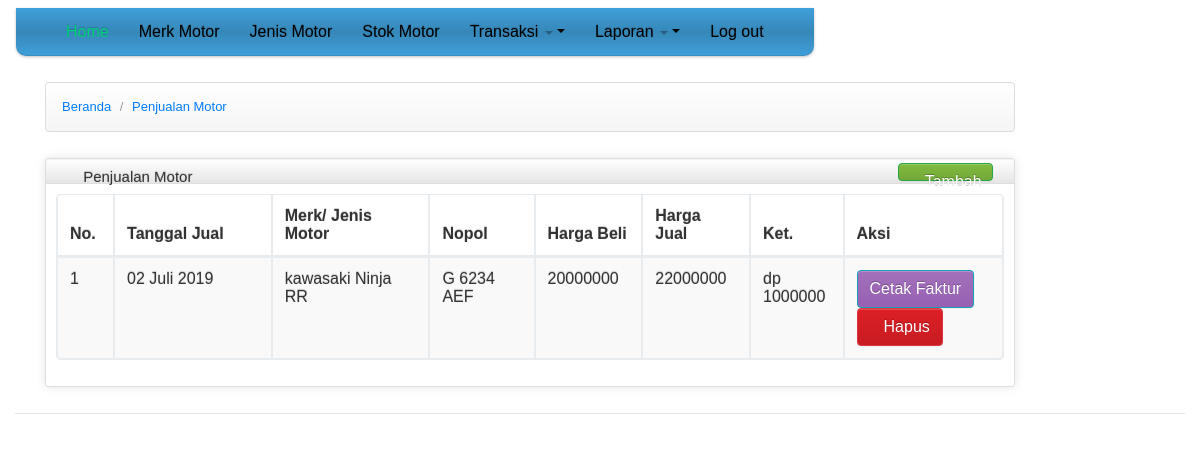
/index.php?pages=penjualan (signed in), run on the app's committed database.
### tables this page shows
CREATE TABLE `penjualan` (
  `id_penjualan` int(11) NOT NULL,
  `id_pembelian` int(11) NOT NULL,
  `tgl_penjualan` date NOT NULL,
  `harga_penjualan` double NOT NULL,
  `pembeli` varchar(50) NOT NULL,
  `alamat` text NOT NULL,
  `keterangan` text NOT NULL
);

CREATE TABLE `merk` (
  `id_merk` int(11) NOT NULL,
  `nama_merk` varchar(20) NOT NULL
);

CREATE TABLE `jenis_motor` (
  `id_jenis_motor` int(11) NOT NULL,
  `id_merk` int(11) NOT NULL,
  `jenis_motor` varchar(50) NOT NULL
);

CREATE TABLE `pembelian` (
  `id_pembelian` int(11) NOT NULL,
  `id_jenis_motor` int(11) NOT NULL,
  `nopol` varchar(10) NOT NULL,
  `stnk` int(2) NOT NULL,
  `bpkb` int(2) NOT NULL,
  `tgl_pembelian` date NOT NULL,
  `harga_pembelian` double NOT NULL,
  `penjual` varchar(30) NOT NULL,
  `alamat` text NOT NULL,
  `keterangan` text NOT NULL,
  `status` int(11) NOT NULL
);

### fungsi/fungsi_tanggal.php (called while the page is built, shortened)
<?php
if (!function_exists('format_month')) {
    function format_month($month) {
        $indo_month = array(
            '01' => 'Januari',
            '02' => 'Februari',
            '03' => 'Maret',
            '04' => 'April',
            '05' => 'Mei',
            '06' => 'Juni',
            '07' => 'Juli',
            '08' => 'Agustus',
            '09' => 'September',
            '10' => 'Oktober',
            '11' => 'November',
            '12' => 'Desember'
        );
        return $indo_month[$month];
    }
}
if (!function_exists('format_date')) {
    function format_date($date) {
        $hari = substr($date, 8, 2);
        $bulan = substr($date, 5, 2);
        $tahun = substr($date, 0, 4);
        return $hari . ' ' . format_month($bulan) . ' ' . $tahun;
    }
}

### pages/page_penjualan/penjualan.php (the view, shortened to what this page needs)
<?php
$aksi = "pages/page_penjualan/aksi_penjualan.php";
$query = mysqli_query($koneksi, "SELECT pj.id_pembelian, pj.keterangan, id_penjualan, nama_merk, jenis_motor, nopol, pembeli, tgl_penjualan, harga_pembelian, harga_penjualan
                                        FROM penjualan pj
					JOIN pembelian p ON p.id_pembelian = pj.id_pembelian
					JOIN jenis_motor jm ON jm.id_jenis_motor = p.id_jenis_motor
					JOIN merk m ON m.id_merk = jm.id_merk
					ORDER BY tgl_pembelian DESC");
?>
<div>
    <ul class="breadcrumb">
        <li>
            <a href="index.php?pages=home">Beranda</a> <span class="divider">/</span>
        </li>
        <li>
            <a href="index.php?pages=penjualan">Penjualan Motor</a>
        </li>
    </ul>
</div>
<div class="row-fluid sortable">
    <div class="box span12">
        <div class="box-header well" data-original-title>
            <h2><i class="icon-user"></i> Penjualan Motor</h2>
            <div class="box-icon">
                <a class="btn btn-success" href="index.php?pages=tambah_penjualan"><i class="icon-plus icon-white"></i> Tambah</a>
            </div>
        </div>
        <div class="box-content">
            <table class="table table-striped table-bordered bootstrap-datatable datatable">
                <thead>
                    <tr>
                        <th style="width: 5%;">
                            No.
                        </th>
                        <th style="width: 15%;">
                            Tanggal Jual
                        </th>
                        <th style="width: 15%;">
                            Merk/ Jenis Motor
                        </th>
                        <th style="width: 10%;">
                            Nopol
                        </th>
                        <th style="width: 10%;">
                            Harga Beli
                        </th>
                        <th style="width: 10%;">
                            Harga Jual
                        </th>
                        <th style="width: 5%;">
                            Ket.
                        </th>
                        <th style="width: 15%;">
                            Aksi
                        </th>
                    </tr>
                </thead>
                <tbody>
                    <?php
                    $i = 1;
                    while ($data = mysqli_fetch_array($query)) {
                    ?>
                        <tr>
                            <td><?php echo $i++; ?></td>
                            <td><?php echo format_date($data['tgl_penjualan']); ?></td>
                            <td><?php echo $data['nama_merk']. ' ' .$data['jenis_motor']; ?></td>
                            <td><?php echo $data['nopol']; ?></td>
                            <td><?php echo $data['harga_pembelian']; ?></td>
                            <td><?php echo $data['harga_penjualan']; ?></td>
                            <td><?php echo $data['keterangan']; ?></td>
                            <td>
								<a href="modul/mod_penjualan/faktur_penjualan.php<?php echo '?id=' . $data['id_penjualan']; ?>" class="btn btn-info">Cetak Faktur</a>
                                <a href="<?php echo $aksi . '?pages=penjualan&&act=hapus&&id=' . $data['id_penjualan']; ?>" class="btn btn-danger" onclick="return confirm('Apakah Anda yakin akan menghapus data?')"><i class="icon-trash icon-white"></i>Hapus</a>
                            </td>
                        </tr>
                    <?php } ?>
                </tbody>
            </table>
        </div>
    </div>
</div>

### css/charisma-app.css (style rules this page uses)
.box { border: 1px solid #DEDEDE; border-radius:3px; -webkit-border-radius:3px; -moz-border-radius:3px; margin-top: 10px; margin-bottom: 10px ; box-shadow: 0 0 10px rgba(189, 189, 189, 0.4); -webkit-box-shadow: 0 0 10px rgba(189, 189, 189, 0.4); -moz-box-shadow: 0 0 10px rgba(189, 189, 189, 0.4); }
.box-header { border:none; padding-top:5px; border-bottom: 1px solid #DEDEDE; border-radius:3px 3px 0 0; -webkit-border-radius:3px 3px 0 0; -moz-border-radius:3px 3px 0 0; height:12px; min-height:12px; margin-bottom: 0; cursor:move; font-weight:bold; font-size:16px; background: -moz-linear-gradient(top, rgba(255,255,255,0) 0%, rgba(0,0,0,0.1) 100%); background: -webkit-gradient(linear, left top, left bottom, color-stop(0%,rgba(255,255,255,0)), color-stop(100%,rgba(0,0,0,0.1))); background: -webkit-linear-gradient(top, rgba(255,255,255,0) 0%,rgba(0,0,0,0.1) 100%); background: -o-linear-gradient(top, rgba(255,255,255,0) 0%,rgba(0,0,0,0.1) 100%); background: -ms-linear-gradient(top, rgba(255,255,255,0) 0%,rgba(0,0,0,0.1) 100%); background: linear-gradient(to bottom, rgba(255,255,255,0) 0%,rgba(0,0,0,0.1) 100%); filter: progid:DXImageTransform.Microsoft.gradient( startColorstr='#00ffffff', endColorstr='#1a000000',GradientType=0 ); }
.box-header h2 { font-size:15px; width:auto; clear:none; float:left; line-height:25px; white-space: nowrap; }
.box-header h2 > i { margin-top:1px; }
.box-icon { float:right; }
.box-icon a { clear:none; float:left; margin:0 2px; height: 18px; width:95px; margin-top: -1px; }
.box-icon a i { margin-left:-4.5px; }
.box-content { padding:10px; }

### css/style.css (style rules this page uses)
body { background: #fff; color: #444; font-family: "Open Sans", sans-serif; }
a { color: #007bff; transition: 0.5s; }
h1, h2, h3, h4, h5, h6 { font-family: "Montserrat", sans-serif; font-weight: 400; margin: 0 0 20px 0; padding: 0; }
ul { list-style: none; margin: 0px; padding: 0px; }
a { text-decoration: none; }
body { line-height: 24px; font-size: 13px; color: #333333; font-family: "Raleway", sans-serif; }
body, p, h1, h2, h3, h4, h5, h6 { margin: 0px; padding: 0px; }

### header.php (style rules this page uses)
body { padding-bottom: 40px; }

### data on the page
penjualan: tgl_penjualan "02 Juli 2019", merk.nama_merk "kawasaki", jenis_motor.jenis_motor "Ninja RR", id_pembelian.nopol "G 6234 AEF", id_pembelian.harga_pembelian "20000000", harga_penjualan "22000000", keterangan "dp 1000000"
